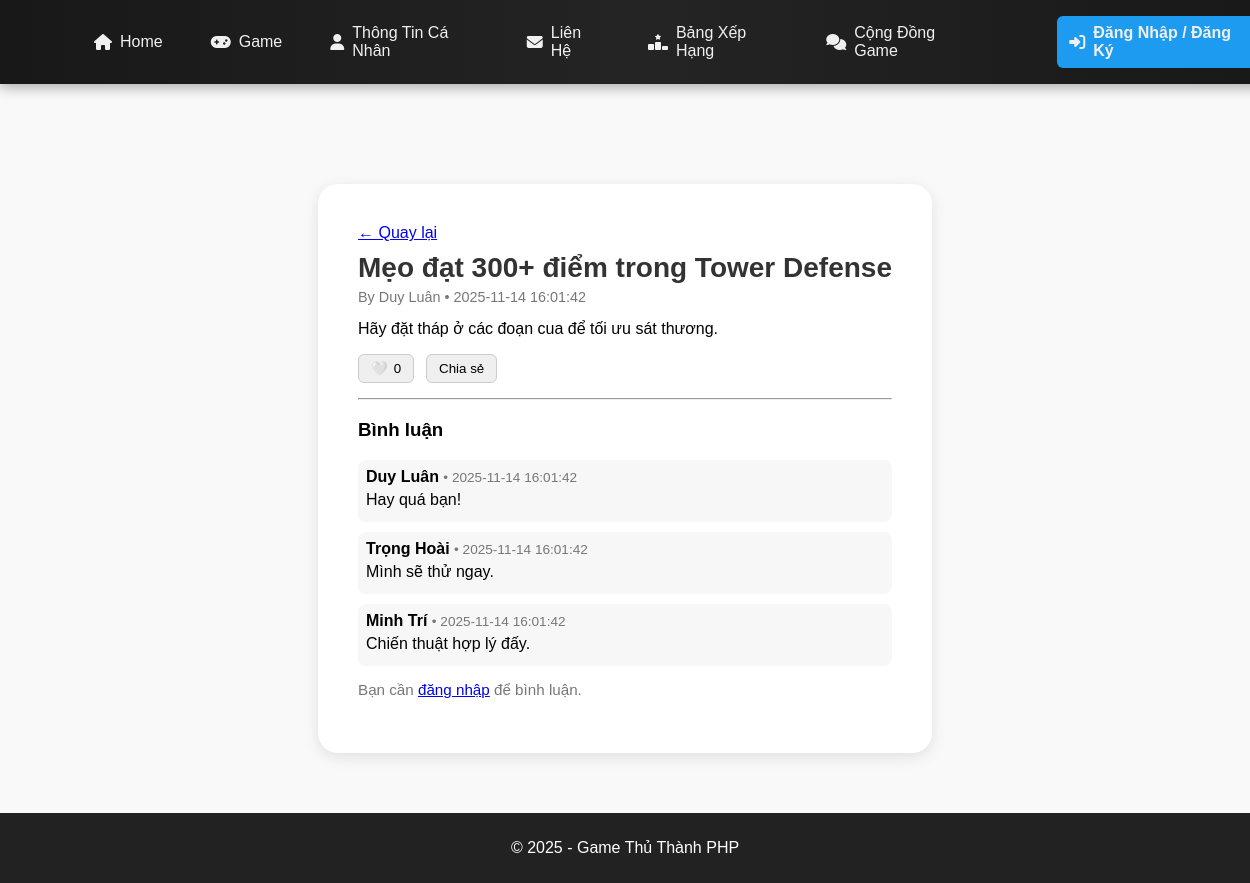
Page /forum_view.php?id=1 on the committed database.
### tables this page shows
CREATE TABLE IF NOT EXISTS posts (
  id INT AUTO_INCREMENT PRIMARY KEY,
  user_id INT NOT NULL,
  title VARCHAR(200) NOT NULL,
  content TEXT,
  screenshot_url VARCHAR(255),
  created_at TIMESTAMP DEFAULT CURRENT_TIMESTAMP,
  FOREIGN KEY (user_id) REFERENCES users(id) ON DELETE CASCADE
);

CREATE TABLE users (
  id INT AUTO_INCREMENT PRIMARY KEY,
  name VARCHAR(100),
  email VARCHAR(100) UNIQUE,
  password VARCHAR(255),
  avatar VARCHAR(255) DEFAULT 'uploads/default.png',
  secret_code VARCHAR(255) NOT NULL
);

CREATE TABLE IF NOT EXISTS comments (
  id INT AUTO_INCREMENT PRIMARY KEY,
  post_id INT NOT NULL,
  user_id INT NOT NULL,
  content TEXT NOT NULL,
  created_at TIMESTAMP DEFAULT CURRENT_TIMESTAMP,
  FOREIGN KEY (post_id) REFERENCES posts(id) ON DELETE CASCADE,
  FOREIGN KEY (user_id) REFERENCES users(id) ON DELETE CASCADE
);

### forum_view.php (the view, shortened to what this page needs)
<?php
require_once 'db/connect.php';
include 'includes/header.php';
$post_id = (int)($_GET['id'] ?? 0);
$sql = "SELECT p.*, u.name AS author FROM posts p
        JOIN users u ON u.id = p.user_id WHERE p.id = ?";
$stmt = $conn->prepare($sql);
$stmt->bind_param("i", $post_id);
$stmt->execute();
$post = $stmt->get_result()->fetch_assoc();
$resLike = $conn->query("SELECT COUNT(*) AS total FROM post_likes WHERE post_id = $post_id");
$totalLikes = $resLike->fetch_assoc()['total'] ?? 0;
$userLiked = false;
$sqlC = "SELECT c.*, u.name AS author
         FROM comments c JOIN users u ON u.id = c.user_id
         WHERE c.post_id = ? ORDER BY c.created_at ASC";
$stmtC2 = $conn->prepare($sqlC);
$stmtC2->bind_param("i", $post_id);
$stmtC2->execute();
$comments = $stmtC2->get_result();
?>
<div class="profile-container" style="max-width:800px; text-align:left">
  <a href="forum_list.php">&larr; Quay lại</a>
  <h2 style="margin-top:10px; margin-bottom:5px;"><?= htmlspecialchars($post['title']) ?></h2>
  <div class="muted" style="font-size:0.9em;">
    By <?= htmlspecialchars($post['author']) ?> • <?= $post['created_at'] ?>
  </div>
  <p style="margin-top:15px;">
    <?= htmlspecialchars($post['content']) ?>
  </p>
  <div style="
    margin:15px 0;
    display:flex;
    align-items:center;
    gap:12px;
    flex-wrap:wrap;
  ">
      <button id="likeBtn"
          style="padding:6px 12px;border-radius:6px;border:1px solid #ccc;cursor:pointer;display:flex;align-items:center;gap:6px;">
          <?= $userLiked ? "❤️" : "🤍" ?>
          <span id="likeCount"><?= $totalLikes ?></span>
      </button>
      <button id="shareBtn"
          style="padding:6px 12px;border-radius:6px;border:1px solid #ccc;cursor:pointer;">
          Chia sẻ
      </button>
  </div>
  <hr>
  <h3>Bình luận</h3>
  <?php while ($c = $comments->fetch_assoc()): ?>
    <div style="margin-bottom:10px; padding:8px; border-radius:8px; background:#f7f7f7;">
        <strong><?= htmlspecialchars($c['author']) ?></strong>
        <span class="muted" style="font-size:0.85em;"> • <?= $c['created_at'] ?></span>
        <p style="margin:5px 0;">
          <?= htmlspecialchars($c['content']) ?>
        </p>
    </div>
  <?php endwhile; ?>
  <?php if (isset($_SESSION['user'])): ?>
    <form method="post" enctype="multipart/form-data" style="margin-top:15px;">
      <textarea name="content" rows="3"
                style="width:100%;padding:8px;border-radius:8px;border:1px solid #ccc;"
                placeholder="Viết bình luận..."></textarea>
      <input type="file" name="comment_image" accept="image/*" style="margin:10px 0;">
      <br>
      <button class="btn-send" type="submit" name="comment">Gửi bình luận</button>
    </form>
  <?php else: ?>
    <p class="muted">Bạn cần <a href="auth.php">đăng nhập</a> để bình luận.</p>
  <?php endif; ?>
</div>
<?php include 'includes/footer.php'; ?>

### assets/css/base.css (style rules this page uses)
body { font-family: Arial, sans-serif; background: #f9f9f9; margin: 0; padding: 0; display: grid; grid-template-rows: auto 1fr auto; min-height: 100vh; }
html, body { height: 100%; margin: 0; }

### assets/css/game.css (style rules this page uses)
.muted { color: #666; font-size: 0.95em; }

### assets/css/profile.css (style rules this page uses)
.profile-container { max-width: 600px; margin: 60px auto; text-align: center; background: #fff; border-radius: 20px; padding: 40px; box-shadow: 0 4px 15px rgba(0, 0, 0, 0.1); }
.profile-container h2 { font-size: 28px; color: #333; margin-bottom: 25px; }

### assets/css/forum.css (style rules this page uses)
.muted { color: #777; }

### rows in the picture
posts: title "Mẹo đạt 300+ điểm trong Tower Defense", user.name "Duy Luân", created_at "2025-11-14 16:01:42", content "Hãy đặt tháp ở các đoạn cua để tối ưu sát thương."
comments: user.name "Duy Luân", created_at "2025-11-14 16:01:42", content "Hay quá bạn!"
comments: user.name "Trọng Hoài", created_at "2025-11-14 16:01:42", content "Mình sẽ thử ngay."
comments: user.name "Minh Trí", created_at "2025-11-14 16:01:42", content "Chiến thuật hợp lý đấy."

### other values in the picture
$totalLikes "0"
